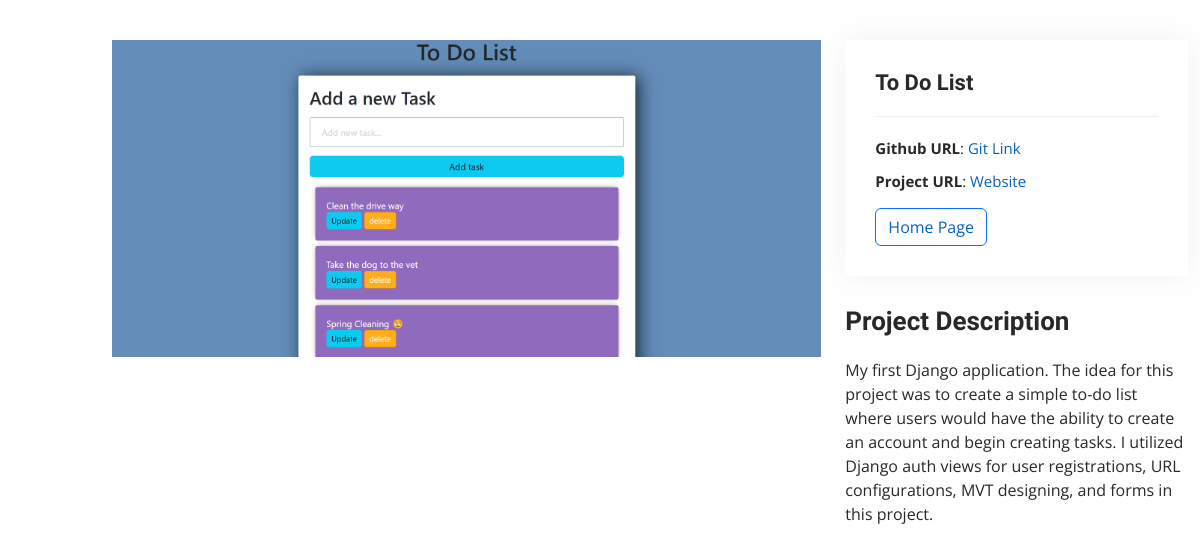
Page /detail/1/ on the committed database.
### resume/models.py (models this page shows, shortened)
class Project(models.Model):
    title = models.CharField(max_length = 200)
    project_img = models.ImageField(upload_to = 'project/')
    description = models.TextField(blank=False, null=False)
    git_url = models.URLField()
    project_url = models.URLField(blank=True, null=True)

### resume/views.py (the view)
# urls.py: path('detail/<int:pk>/', views.detail, name='detail'),
def detail(request, pk):
    project = Project.objects.get(pk=pk)
    context = {
        'project':project
    }
    return render(request,'resume/detail.html',context)

### resume/templates/resume/detail.html (shortened to what this page needs)
{% load static %}
<!DOCTYPE html>
<html lang="en">
<head>
  <link href="{% static 'vendor/aos/aos.css' %}" rel="stylesheet">
  <link href="{% static 'vendor/bootstrap/css/bootstrap.min.css' %}" rel="stylesheet">
  <link href="{% static 'vendor/bootstrap-icons/bootstrap-icons.css' %}" rel="stylesheet">
  <link href="{% static 'vendor/boxicons/css/boxicons.min.css' %}" rel="stylesheet">
  <link href="{% static 'vendor/glightbox/css/glightbox.min.css' %}" rel="stylesheet">
  <link href="{% static 'vendor/swiper/swiper-bundle.min.css' %}" rel="stylesheet">
  <link href="{% static 'css/style.css' %}"  rel="stylesheet">
</head>
<body>
  <main id="main">
    <section id="portfolio-details" class="portfolio-details">
      <div class="container">
        <div class="row gy-4">
          <div class="col-lg-8">
            <div class="portfolio-details-slider swiper">
              <div class="swiper-wrapper align-items-center">
                <div>
                  <img src="{{project.project_img.url}}" alt="">
                </div>
              </div>
            </div>
          </div>
            <div class="col-lg-4">
                <div class="portfolio-info">
                    <h3>{{project.title}}</h3>
                    <ul>
                        <li><strong>Github URL</strong>: <a href="{{project.git_url}}">Git Link</a></li>
                        <li><strong>Project URL</strong>: <a href="{{project.project_url}}">Website</a></li>
                    </ul>
                    <button class="btn btn-outline-primary"><a href="{% url 'index' %}">Home Page</a></button>
                </div>
                <div class="portfolio-description">
                    <h2>Project Description</h2>
                    <p>
                       {{project.description}}
                    </p>
                </div>
            </div>
        </div>
      </div>
    </section>
  </main>
</body>
</html>

### resume/static/css/style.css (style rules this page uses)
body { font-family: "Open Sans", sans-serif; color: #272829; }
a { color: #0563bb; text-decoration: none; }
h1, h2, h3, h4, h5, h6 { font-family: "Raleway", sans-serif; }
@media (min-width: 991px) { #main { margin-left: 100px; } }
section { padding: 60px 0; overflow: hidden; }
.portfolio-details { padding-top: 40px; }
.portfolio-details .portfolio-details-slider img { width: 100%; }
.portfolio-details .portfolio-info { padding: 30px; box-shadow: 0px 0 30px rgba(69, 80, 91, 0.08); }
.portfolio-details .portfolio-info h3 { font-size: 22px; font-weight: 700; margin-bottom: 20px; padding-bottom: 20px; border-bottom: 1px solid #eee; }
.portfolio-details .portfolio-info ul { list-style: none; padding: 0; font-size: 15px; }
.portfolio-details .portfolio-info ul li+li { margin-top: 10px; }
.portfolio-details .portfolio-description { padding-top: 30px; }
.portfolio-details .portfolio-description h2 { font-size: 26px; font-weight: 700; margin-bottom: 20px; }
.portfolio-details .portfolio-description p { padding: 0; }

### rows in the picture
Project: project_img (picture), title "To Do List", description "My first Django application. The idea for this project was to create a simple to-do list where users would have the ability to create an account and begin creating tasks. I utilized Django auth views for user registrations, URL configurations, MVT designing, and forms in this project."
